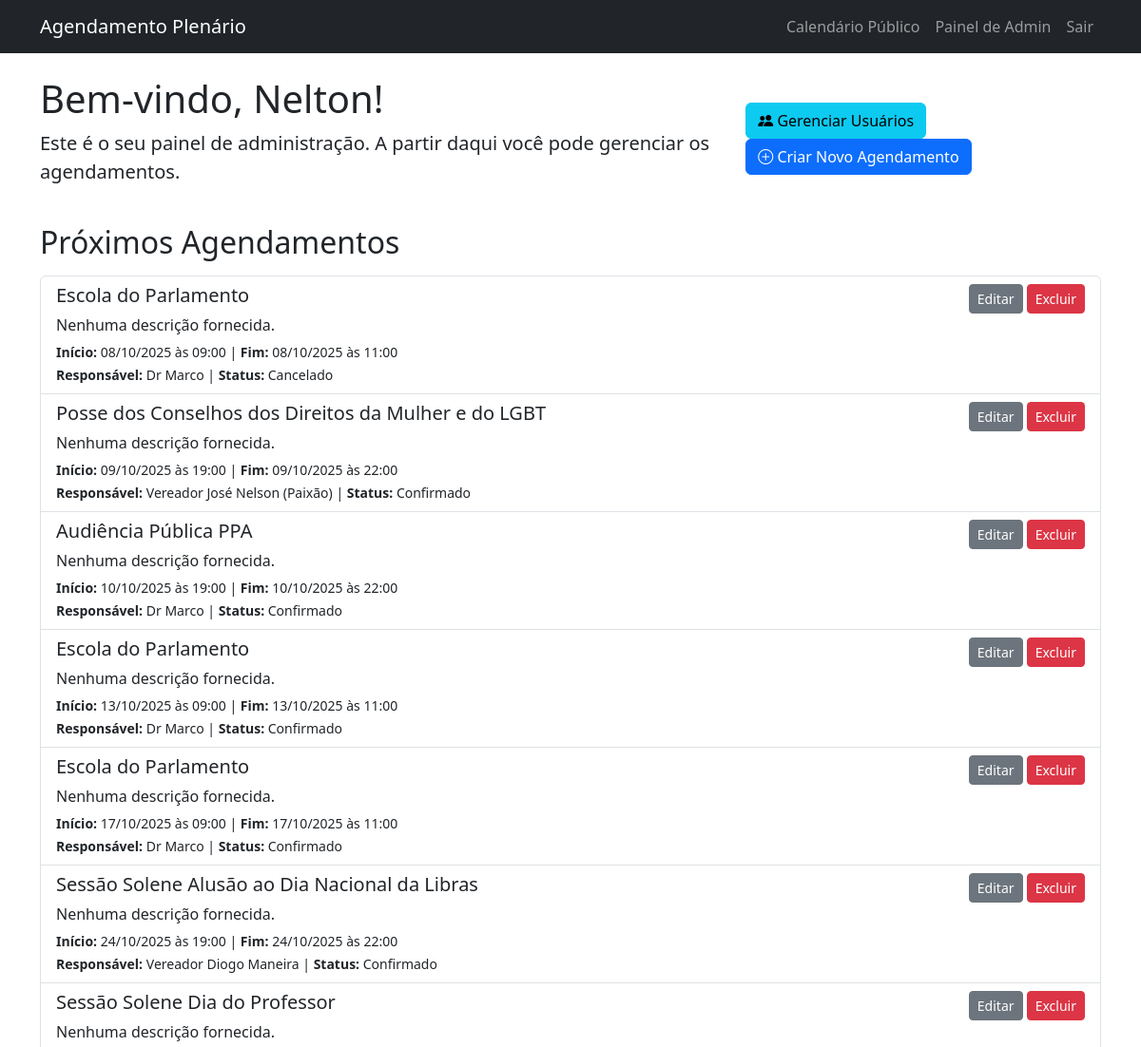
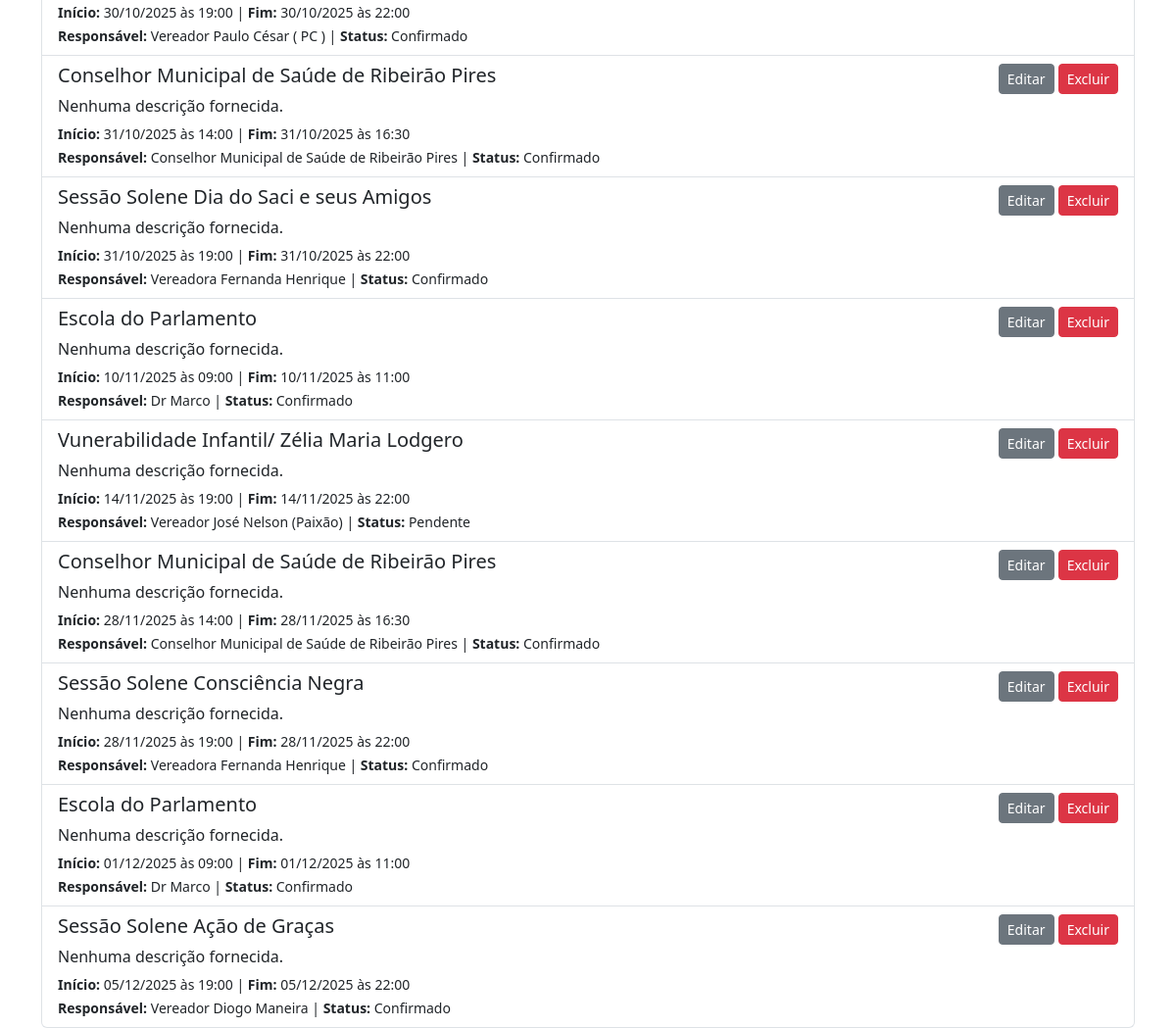
Screenshot of /admin (signed in) with the database file from the repository (2 pictures, top to bottom).
### app/models.py (models this page shows, shortened)
class Usuario(UserMixin, db.Model):
    id = db.Column(db.Integer, primary_key=True)
    nome_usuario = db.Column(db.String(64), index=True, unique=True)
    senha_hash = db.Column(db.String(128))
    agendamentos = db.relationship('Agendamento', backref='autor', lazy='dynamic')
    role = db.Column(db.String(20), index=True, default='user')
    @property
    def is_admin(self):
        return self.role == 'admin'

class Agendamento(db.Model):
    id = db.Column(db.Integer, primary_key=True)
    titulo = db.Column(db.String(140), nullable=False)
    descricao = db.Column(db.Text)
    data_inicio = db.Column(db.DateTime, index=True, nullable=False)
    data_fim = db.Column(db.DateTime, nullable=False)
    local = db.Column(db.String(140), default='Plenário Roberto Bottacin Moreira')
    responsavel = db.Column(db.String(140))
    status = db.Column(db.String(64), default='Confirmado')
    uso_telao = db.Column(db.Boolean, default=False)
    gravacao = db.Column(db.Boolean, default=False)
    uso_som = db.Column(db.Boolean, default=False)
    transmissao = db.Column(db.Boolean, default=False)
    equipe_solicitada = db.Column(db.Text)
    usuario_id = db.Column(db.Integer, db.ForeignKey('usuario.id'))
    mesa_portatil = db.Column(db.Boolean, default=False)

### app/routes.py (the view)
@bp.route('/admin')
@login_required
def admin_dashboard():
    agendamentos = Agendamento.query.order_by(Agendamento.data_inicio.asc()).all()
    return render_template('admin_dashboard.html', agendamentos=agendamentos)

### app/models.py (called while the page is built)
@login_manager.user_loader
def load_user(user_id):
    return Usuario.query.get(int(user_id))

### app/templates/admin_dashboard.html (shortened to what this page needs)
{% extends "base.html" %}
{% block content %}
    <div class="d-flex justify-content-between align-items-center mb-4">
        <div>
            <h1>Bem-vindo, {{ current_user.nome_usuario }}!</h1>
            <p class="lead">Este é o seu painel de administração. A partir daqui você pode gerenciar os agendamentos.</p>
        </div>
        <div>
            {% if current_user.is_admin %}
            <a href="{{ url_for('main.lista_usuarios') }}" class="btn btn-info">
                <i class="bi bi-people-fill"></i> Gerenciar Usuários
            </a>
            {% endif %}
            <a href="{{ url_for('main.novo_agendamento') }}" class="btn btn-primary">
                <i class="bi bi-plus-circle"></i> Criar Novo Agendamento
            </a>
        </div>
    </div>
    <div class="mt-4">
        <h2>Próximos Agendamentos</h2>
        <div class="list-group mt-3">
            {% for agendamento in agendamentos %}
                <div class="list-group-item list-group-item-action flex-column align-items-start">
                    <div class="d-flex w-100 justify-content-between">
                        <h5 class="mb-1">{{ agendamento.titulo }}</h5>
                        <div>
                            <a href="{{ url_for('main.editar_agendamento', agendamento_id=agendamento.id) }}" class="btn btn-secondary btn-sm">Editar</a>
                            {% if current_user.is_admin %}
                            <form action="{{ url_for('main.excluir_agendamento', agendamento_id=agendamento.id) }}" method="POST" style="display: inline;">
                                <button type="submit" class="btn btn-danger btn-sm"
                                        onclick="return confirm('Tem certeza que deseja excluir este agendamento? Esta ação não pode ser desfeita.');">
                                    Excluir
                                </button>
                            </form>
                            {% endif %}
                        </div>
                    </div>
                    <p class="mb-1" style="overflow-wrap: break-word;">{{ agendamento.descricao or "Nenhuma descrição fornecida." }}</p>
                    <small>
                        <strong>Início:</strong> {{ agendamento.data_inicio.strftime('%d/%m/%Y às %H:%M') }} |
                        <strong>Fim:</strong> {{ agendamento.data_fim.strftime('%d/%m/%Y às %H:%M') }}
                    </small>
                    <br>
                    <small><strong>Responsável:</strong> {{ agendamento.responsavel }} | <strong>Status:</strong> {{ agendamento.status }}</small>
                </div>
            {% else %}
                <div class="list-group-item">
                    <p class="mb-1">Nenhum agendamento cadastrado ainda.</p>
                </div>
            {% endfor %}
            </div>
    </div>
{% endblock %}

### app/templates/base.html (shortened to what this page needs)
<!doctype html>
<html lang="pt-br">
  <head>
    <link href="https://cdn.jsdelivr.net/npm/bootstrap@5.3.3/dist/css/bootstrap.min.css" rel="stylesheet">
    <link rel="stylesheet" href="https://cdn.jsdelivr.net/npm/bootstrap-icons@1.11.3/font/bootstrap-icons.min.css">
    <link rel="stylesheet" href="{{ url_for('static', filename='css/style.css') }}">
  </head>
  <body>
    <nav class="navbar navbar-expand-lg navbar-dark bg-dark fixed-top">
      <div class="container">
        <a class="navbar-brand" href="{{ url_for('main.index') }}">Agendamento Plenário</a>
        <div class="collapse navbar-collapse" id="navbarNav">
          <ul class="navbar-nav ms-auto">
            <li class="nav-item">
              <a class="nav-link" href="{{ url_for('main.calendario_publico') }}">Calendário Público</a>
            </li>
            {% if current_user.is_authenticated %}
              <li class="nav-item">
                <a class="nav-link" href="{{ url_for('main.admin_dashboard') }}">Painel de Admin</a>
              </li>
              <li class="nav-item">
                <a class="nav-link" href="{{ url_for('main.logout') }}">Sair</a>
              </li>
            {% else %}
              <li class="nav-item">
                <a class="nav-link" href="{{ url_for('main.login') }}">Acesso Restrito</a>
              </li>
            {% endif %}
          </ul>
        </div>
      </div>
    </nav>
    <div class="container mt-4">
      {% block content %}{% endblock %}
    </div>
  </body>
</html>

### app/static/css/style.css (style rules this page uses)
.list-group-item p { overflow-wrap: break-word; word-wrap: break-word; word-break: break-word; }

### app/templates/base.html (style rules this page uses)
body { padding-top: 56px; }

### rows the page displays
Usuario: nome_usuario "Nelton"
Agendamento: titulo "Escola do Parlamento", descricao "Nenhuma descrição fornecida.", data_inicio "08/10/2025 às 09:00", data_fim "08/10/2025 às 11:00", responsavel "Dr Marco", status "Cancelado"
Agendamento: titulo "Posse dos Conselhos dos Direitos da Mulher e do LGBT", descricao "Nenhuma descrição fornecida.", data_inicio "09/10/2025 às 19:00", data_fim "09/10/2025 às 22:00", responsavel "Vereador José Nelson (Paixão)", status "Confirmado"
Agendamento: titulo "Audiência Pública PPA", descricao "Nenhuma descrição fornecida.", data_inicio "10/10/2025 às 19:00", data_fim "10/10/2025 às 22:00", responsavel "Dr Marco", status "Confirmado"
Agendamento: titulo "Escola do Parlamento", descricao "Nenhuma descrição fornecida.", data_inicio "13/10/2025 às 09:00", data_fim "13/10/2025 às 11:00", responsavel "Dr Marco", status "Confirmado"
Agendamento: titulo "Escola do Parlamento", descricao "Nenhuma descrição fornecida.", data_inicio "17/10/2025 às 09:00", data_fim "17/10/2025 às 11:00", responsavel "Dr Marco", status "Confirmado"
Agendamento: titulo "Sessão Solene Alusão ao Dia Nacional da Libras", descricao "Nenhuma descrição fornecida.", data_inicio "24/10/2025 às 19:00", data_fim "24/10/2025 às 22:00", responsavel "Vereador Diogo Maneira", status "Confirmado"
Agendamento: titulo "Sessão Solene Dia do Professor", descricao "Nenhuma descrição fornecida.", data_inicio "30/10/2025 às 19:00", data_fim "30/10/2025 às 22:00", responsavel "Vereador Paulo César ( PC )", status "Confirmado"
Agendamento: titulo "Conselhor Municipal de Saúde de Ribeirão Pires", descricao "Nenhuma descrição fornecida.", data_inicio "31/10/2025 às 14:00", data_fim "31/10/2025 às 16:30", responsavel "Conselhor Municipal de Saúde de Ribeirão Pires", status "Confirmado"
Agendamento: titulo "Sessão Solene Dia do Saci e seus Amigos", descricao "Nenhuma descrição fornecida.", data_inicio "31/10/2025 às 19:00", data_fim "31/10/2025 às 22:00", responsavel "Vereadora Fernanda Henrique", status "Confirmado"
Agendamento: titulo "Escola do Parlamento", descricao "Nenhuma descrição fornecida.", data_inicio "10/11/2025 às 09:00", data_fim "10/11/2025 às 11:00", responsavel "Dr Marco", status "Confirmado"
Agendamento: titulo "Vunerabilidade Infantil/ Zélia Maria Lodgero", descricao "Nenhuma descrição fornecida.", data_inicio "14/11/2025 às 19:00", data_fim "14/11/2025 às 22:00", responsavel "Vereador José Nelson (Paixão)", status "Pendente"
Agendamento: titulo "Conselhor Municipal de Saúde de Ribeirão Pires", descricao "Nenhuma descrição fornecida.", data_inicio "28/11/2025 às 14:00", data_fim "28/11/2025 às 16:30", responsavel "Conselhor Municipal de Saúde de Ribeirão Pires", status "Confirmado"
Agendamento: titulo "Sessão Solene Consciência Negra", descricao "Nenhuma descrição fornecida.", data_inicio "28/11/2025 às 19:00", data_fim "28/11/2025 às 22:00", responsavel "Vereadora Fernanda Henrique", status "Confirmado"
Agendamento: titulo "Escola do Parlamento", descricao "Nenhuma descrição fornecida.", data_inicio "01/12/2025 às 09:00", data_fim "01/12/2025 às 11:00", responsavel "Dr Marco", status "Confirmado"
Agendamento: titulo "Sessão Solene Ação de Graças", descricao "Nenhuma descrição fornecida.", data_inicio "05/12/2025 às 19:00", data_fim "05/12/2025 às 22:00", responsavel "Vereador Diogo Maneira", status "Confirmado"
